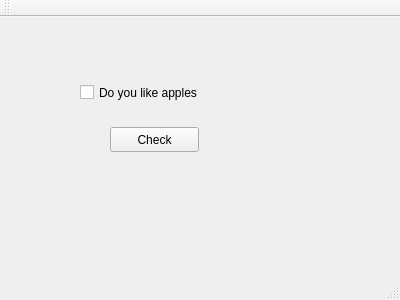
<?xml version="1.0" encoding="UTF-8"?>
<ui version="4.0">
 <class>MainWindow</class>
 <widget class="QMainWindow" name="MainWindow">
  <property name="geometry">
   <rect>
    <x>0</x>
    <y>0</y>
    <width>400</width>
    <height>300</height>
   </rect>
  </property>
  <property name="windowTitle">
   <string>MainWindow</string>
  </property>
  <widget class="QWidget" name="centralWidget">
   <widget class="QCheckBox" name="checkBox">
    <property name="geometry">
     <rect>
      <x>80</x>
      <y>50</y>
      <width>251</width>
      <height>51</height>
     </rect>
    </property>
    <property name="text">
     <string>Do you like apples</string>
    </property>
   </widget>
   <widget class="QPushButton" name="pushButton">
    <property name="geometry">
     <rect>
      <x>110</x>
      <y>110</y>
      <width>89</width>
      <height>25</height>
     </rect>
    </property>
    <property name="text">
     <string>Check</string>
    </property>
   </widget>
  </widget>
  <widget class="QMenuBar" name="menuBar">
   <property name="geometry">
    <rect>
     <x>0</x>
     <y>0</y>
     <width>400</width>
     <height>22</height>
    </rect>
   </property>
  </widget>
  <widget class="QToolBar" name="mainToolBar">
   <attribute name="toolBarArea">
    <enum>TopToolBarArea</enum>
   </attribute>
   <attribute name="toolBarBreak">
    <bool>false</bool>
   </attribute>
  </widget>
  <widget class="QStatusBar" name="statusBar"/>
 </widget>
 <layoutdefault spacing="6" margin="11"/>
 <resources/>
 <connections/>
</ui>
